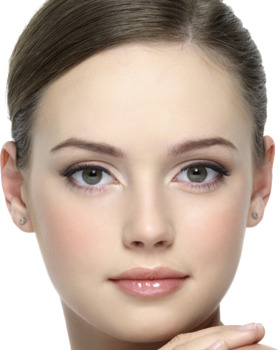
#> input picture face_image.jpg, 279 x 350 px, found by its file name
$ jupyter execute Red_eyes_detection.ipynb
#> lines starting #> are read from the running program, lines starting #| are printed output that depends on the picture
[cell 1]
import matplotlib.pyplot as plt
from google.colab.patches import cv2_imshow

[cell 2]
import cv2
import numpy as np

img = cv2.imread("/content/face_image.jpg")
#> img is the input picture: shape (350, 279, 3); mean B, G, R 156.7, 170.2, 190

outImage = img.copy()

# face_cascade = cv2.CascadeClassifier(cv2.data.haarcascades + 'haarcascade_frontalface_default.xml')
eyesCascade = cv2.CascadeClassifier(cv2.data.haarcascades + 'haarcascade_eye.xml')


# faces = face_cascade.detectMultiScale(img, 1.3, 5)
# eyeRects = eyesCascade.detectMultiScale(img , 1.1, 5 )
eyeRects = eyesCascade.detectMultiScale(img, 1.2, 20 )
#> eyeRects = [[165, 139, 67, 67], [54, 143, 62, 62]]

[cell 3]
def fillHoles(mask):
  maskFloodfill = mask.copy()
  h, w = maskFloodfill.shape[:2]
  maskTemp = np.zeros((h+2, w+2), np.uint8)
  cv2.floodFill(maskFloodfill, maskTemp, (0, 0), 255)
  mask2 = cv2.bitwise_not(maskFloodfill)
  return mask2 | mask

[cell 4]
imgOut = img.copy()

for (x, y, w, h) in eyeRects:
  eyeImage = img [y:y+h, x: x+w]

  blue, green, red = cv2.split(eyeImage)

  bg = cv2.add(blue, green)
  # mask = (red > 150) & (red > bg)
  mask = (red > 50) & (red > bg)
  mask = mask.astype(np.uint8) * 255

  cv2_imshow(bg)

  # Clean up mask by filling holes and dilating
  mask = fillHoles(mask)
  mask = cv2.dilate(mask, None, anchor=(-1, -1), iterations=1, borderType=1, borderValue=1)

  mean = bg / 2
  mask = mask.astype(bool)[:, :, np.newaxis]
  mean = mean[:, :, np.newaxis]

  # Copy the eye from the original image.
  eyeOut = eyeImage.copy()
  eyeOut = eyeOut.astype(np.ndarray)

  # Copy the mean image to the output image.
  np.copyto(eyeOut, mean, where=mask)

  # Copy the fixed eye to the output image.
  imgOut[y:y+h, x:x+w, :] = eyeOut
#> this loop made 2 passes
#> pass 1, `eyeImage = img [y:y+h, x: x+w]`:
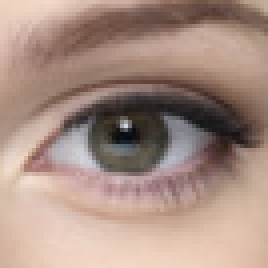
#> eyeImage: shape (67, 67, 3) (shown 4 times larger); mean B, G, R 131.4, 142.9, 168.3
#> pass 1, `blue, green, red = cv2.split(eyeImage)`:
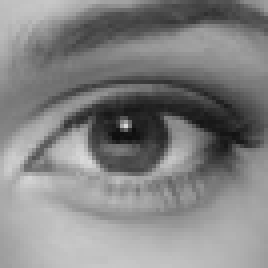
#> blue: shape (67, 67) (shown 4 times larger); min 14, max 218, mean 131.4
#> pass 1, `blue, green, red = cv2.split(eyeImage)`:
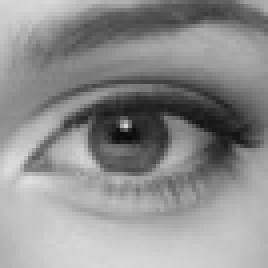
#> green: shape (67, 67) (shown 4 times larger); min 10, max 221, mean 142.9
#> pass 1, `blue, green, red = cv2.split(eyeImage)`:
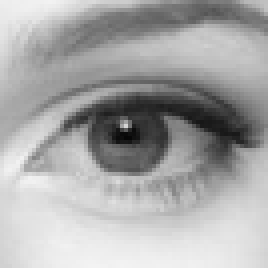
#> red: shape (67, 67) (shown 4 times larger); min 6, max 243, mean 168.3
#> after the loop:
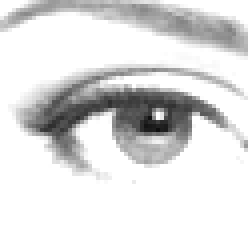
#> bg: shape (62, 62) (shown 4 times larger); min 14, max 255, mean 222.1
#> after the loop:
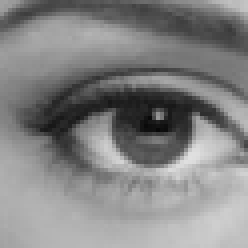
#> blue: shape (62, 62) (shown 4 times larger); min 7, max 224, mean 131.9
#> after the loop:
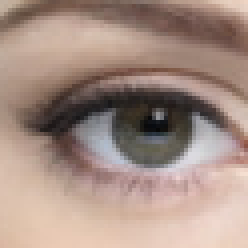
#> eyeImage: shape (62, 62, 3) (shown 4 times larger); mean B, G, R 131.9, 142.5, 165.4
#> after the loop: mask: shape (62, 62, 1) bool; every value is 0
cv2_imshow(imgOut)
